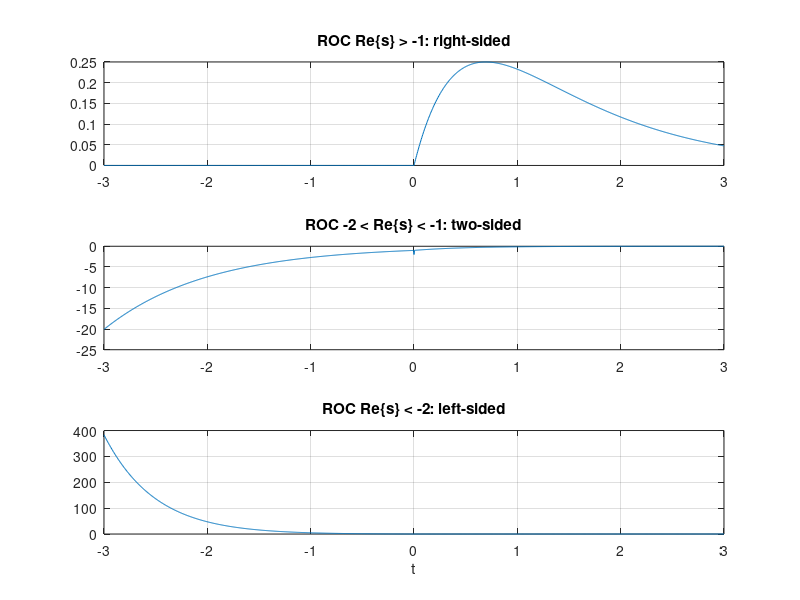

MATLAB code to generate this figure:
% Signals and Systems — Poles, Zeros, ROC and Common Pairs
%title: One X(s), Three Possible Signals
%ar-title: X(s) واحدة وثلاث إشارات ممكنة
%lesson: ss-ch5-2
%course: signals-systems

%% Poles and zeros of the example
%ar: X = (2s + 4)/(s² + 4s + 3). roots تعطي الصفر والأقطاب، والمعامل هو نسبة المعاملين الأعليين.
b = [2 4]; a = [1 4 3];
fprintf('zero: %g, poles: %g %g, gain: %g\n', roots(b), sort(roots(a)), b(1)/a(1))

%% Partial fractions for 1/((s+1)(s+2))
%ar: residue يفك الكسر: 1/(s + 1) − 1/(s + 2). كل حد له شكلان: يميني e^{−at}u(t) أو يساري −e^{−at}u(−t) حسب الـ ROC.
[r, p] = residue(1, conv([1 1], [1 2]));
fprintf('residue %g at pole %g\n', [r.'; p.'])

%% The three signals
%ar: ROC يمين −1 ⇐ إشارة يمينية. بين −2 و −1 ⇐ ثنائية. يسار −2 ⇐ يسارية. نفس X(s) تمامًا!
t = linspace(-3, 3, 1201); u = @(t) double(t >= 0);
x1 = (exp(-t) - exp(-2*t)).*u(t);
x2 = -exp(-t).*u(-t) - exp(-2*t).*u(t);
x3 = (-exp(-t) + exp(-2*t)).*u(-t);
subplot(3,1,1); plot(t, x1); grid on; title('ROC Re\{s\} > -1: right-sided')
subplot(3,1,2); plot(t, x2); grid on; title('ROC -2 < Re\{s\} < -1: two-sided')
subplot(3,1,3); plot(t, x3); grid on; title('ROC Re\{s\} < -2: left-sided'); xlabel('t')

%% Check one of them numerically
%ar: الإشارة الثنائية: نحسب تحويلها عند s = −1.5 (داخل منطقتها) بالتكامل على كل الزمن ونقارن بـ 1/((s + 1)(s + 2)).
s = -1.5;
X = integral(@(t) -exp(-(1 + s)*t), -Inf, 0) + integral(@(t) -exp(-(2 + s)*t), 0, Inf);   % combine the exponents: e^{-t} alone overflows at -Inf
fprintf('two-sided at s = -1.5: %.6f, formula %.6f\n', X, 1/((s + 1)*(s + 2)))

%%! Project idea: a table of Laplace pairs that checks itself
%ar: مشروع: جدول أزواج لابلاس الشائعة، وكل سطر يتحقق عدديًا عند s = 2 قبل طباعته. أي خطأ في الجدول يظهر فورًا.
s = 2; w0 = 3; a0 = 1;
pairs = {'u(t)', @(t) ones(size(t)), 1/s; 'e^{-t}u(t)', @(t) exp(-a0*t), 1/(s + a0); 't u(t)', @(t) t, 1/s^2; 'cos(3t)u(t)', @(t) cos(w0*t), s/(s^2 + w0^2); 'sin(3t)u(t)', @(t) sin(w0*t), w0/(s^2 + w0^2)};
for k = 1:size(pairs, 1)
    v = integral(@(t) pairs{k,2}(t).*exp(-s*t), 0, Inf);
    fprintf('%-12s X(2) = %.6f  table %.6f\n', pairs{k,1}, v, pairs{k,3})
end
